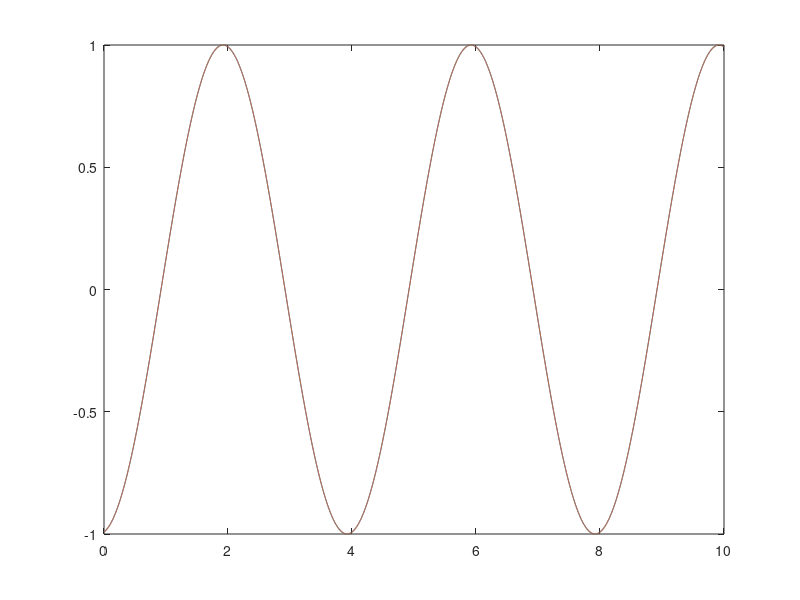

Source code (MATLAB):
clear
N = 1;
nt = 10000;
time = linspace(0,10,nt);
dm = zeros(N,1);
ang_freq = dm;
eps = zeros(N,nt);
for i = 0:N-1
    dm(i+1) = rand()*2*pi;
    ang_freq(i+1) = 0.5*(2*i+1)*pi;
end

for i = 1:N
    eps(i,:) = cos(dm(i) + ang_freq(i)*time );   
end

 %plot(repmat(time, N,1)', eps')
plot(time', eps(1,:)',time',eps(end,:)')
% figure
% plot(time', sum(eps,1)')